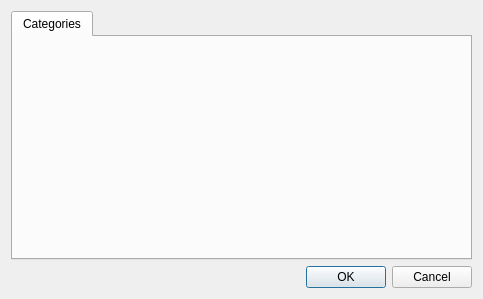
<?xml version="1.0" encoding="UTF-8"?>
<ui version="4.0">
 <class>PreferenceDialog</class>
 <widget class="QDialog" name="PreferenceDialog">
  <property name="geometry">
   <rect>
    <x>0</x>
    <y>0</y>
    <width>483</width>
    <height>299</height>
   </rect>
  </property>
  <property name="windowTitle">
   <string>Dialog</string>
  </property>
  <layout class="QGridLayout" name="gridLayout">
   <item row="1" column="0">
    <widget class="QDialogButtonBox" name="buttonBox">
     <property name="orientation">
      <enum>Qt::Horizontal</enum>
     </property>
     <property name="standardButtons">
      <set>QDialogButtonBox::Cancel|QDialogButtonBox::Ok</set>
     </property>
    </widget>
   </item>
   <item row="0" column="0">
    <widget class="QTabWidget" name="tabWidget">
     <property name="currentIndex">
      <number>0</number>
     </property>
     <widget class="QWidget" name="tabCategorySettings">
      <attribute name="title">
       <string>Categories</string>
      </attribute>
     </widget>
    </widget>
   </item>
  </layout>
 </widget>
 <resources/>
 <connections>
  <connection>
   <sender>buttonBox</sender>
   <signal>accepted()</signal>
   <receiver>PreferenceDialog</receiver>
   <slot>accept()</slot>
   <hints>
    <hint type="sourcelabel">
     <x>248</x>
     <y>254</y>
    </hint>
    <hint type="destinationlabel">
     <x>157</x>
     <y>274</y>
    </hint>
   </hints>
  </connection>
  <connection>
   <sender>buttonBox</sender>
   <signal>rejected()</signal>
   <receiver>PreferenceDialog</receiver>
   <slot>reject()</slot>
   <hints>
    <hint type="sourcelabel">
     <x>316</x>
     <y>260</y>
    </hint>
    <hint type="destinationlabel">
     <x>286</x>
     <y>274</y>
    </hint>
   </hints>
  </connection>
 </connections>
</ui>
